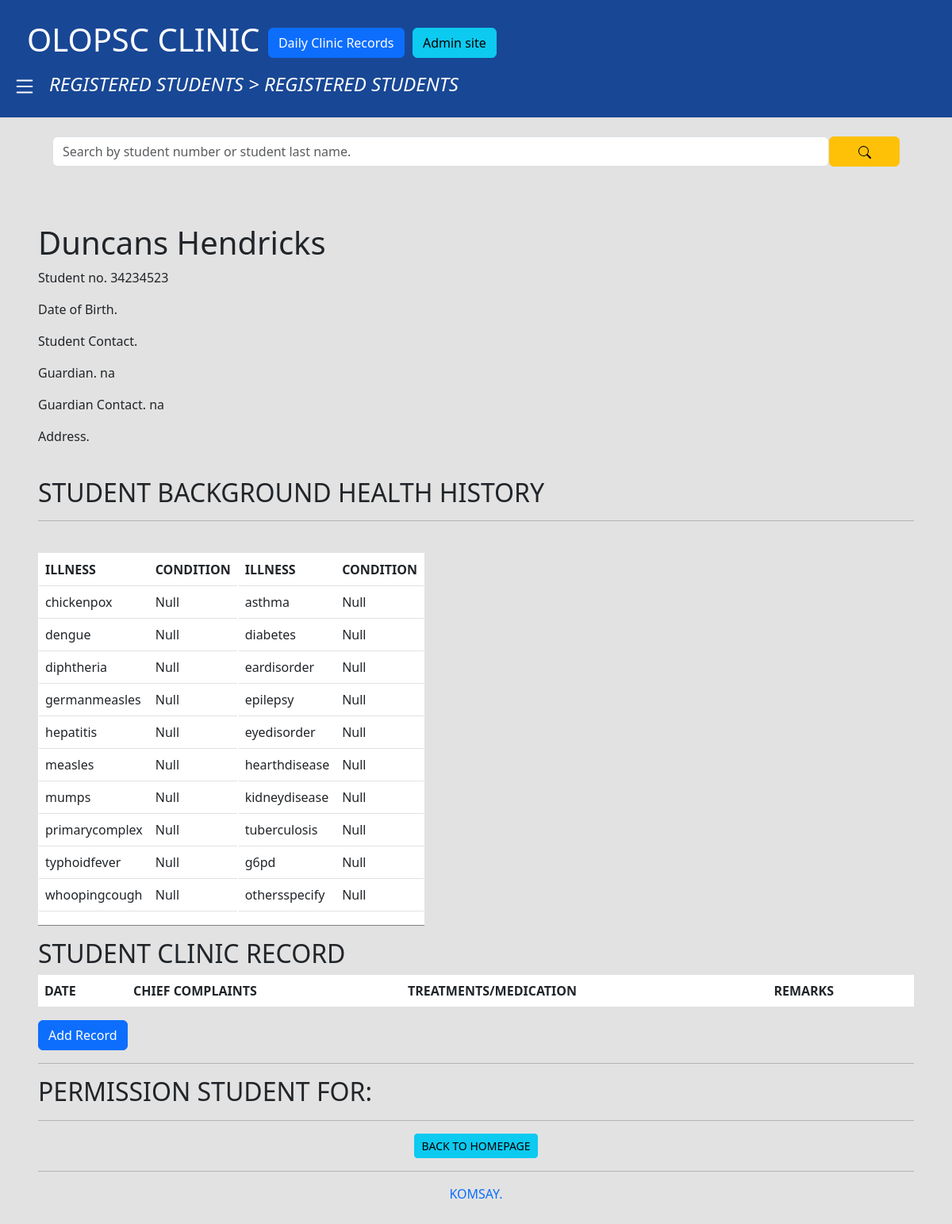
The app's page /36/detail/, older data.
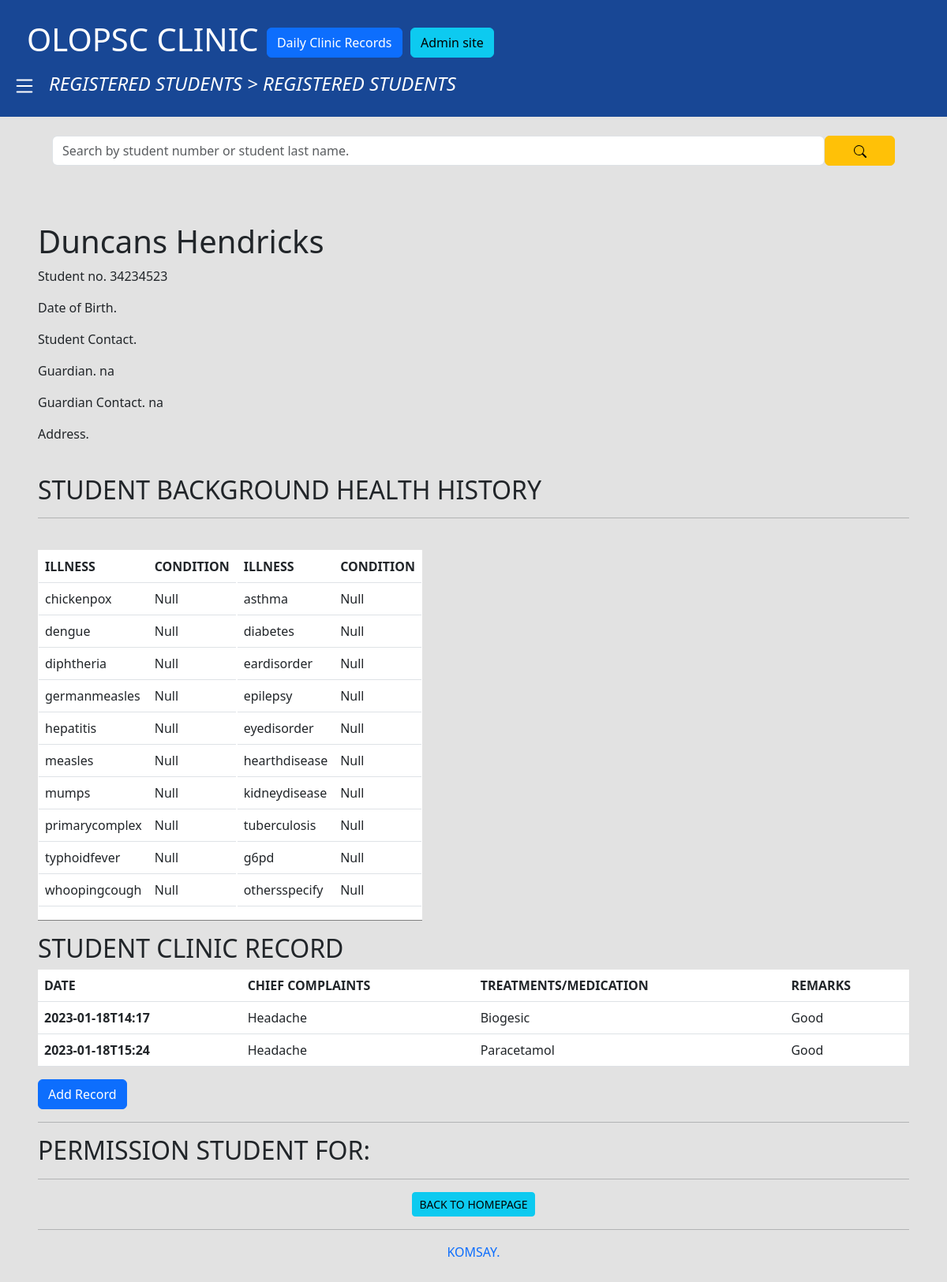
The same page, newer data.
### students/models.py (models this page shows)
class StudentClinicRecords(models.Model):
    student_record = models.ForeignKey(Student, on_delete=models.CASCADE, related_name="student_rec")
    date_and_time_of_visit = models.CharField(max_length=30)
    chief_complaints = models.CharField(max_length=30)
    treatments = models.CharField(max_length=30)
    remarks = models.CharField(max_length=30)

### students/views.py (the view)
# urls.py: path('<int:student_id>/detail/', views.detail, name='detail'),
def detail(request, student_id):
    student_clinic_record = StudentClinicRecords.objects.all()
    try:
        student = Student.objects.get(pk=student_id)
    except Student.DoesNotExist:
        raise Http404("profile does not exist")
    return render(request, "students/student_detail.html", {'student':student, 'data':student_clinic_record,})

### students/templates/students/student_detail.html (shortened to what this page needs)
{% extends 'base.html'%}
{% block content %}
<div class="p-5">
    <h1>{{ student.first_name }} {{ student.last_name}}</h1>
    <p>Student no. {{ student.student_number }}</p>
    <p>Date of Birth.</p>
    <p>Student Contact.</p>
    <p>Guardian. {{ student.guardian_name }}</p>
    <p>Guardian Contact. {{ student.guardian_contact}}</p>
    <p>Address.</p>
    <br>
    <h2>STUDENT BACKGROUND HEALTH HISTORY</h2>
    <hr>
    <div class="table">
      <table>
        <tr>
          <td>
            <table class="table table-hover" cellpadding="15">
              <tr>
                <th scope="row">ILLNESS</th>
                <th scope="row">CONDITION</th>
              </tr>
              <tr>
                <td>chickenpox</td>
                <td>Null</td>
              </tr>
              <tr>
                <td>dengue</td>
                <td>Null</td>
              </tr>
              <tr>
                <td>diphtheria</td>
                <td>Null</td>
              </tr>
              <tr>
                <td>germanmeasles</td>
                <td>Null</td>
              </tr>
              <tr>
                <td>hepatitis</td>
                <td>Null</td>
              </tr>
              <tr>
                <td>measles</td>
                <td>Null</td>
              </tr>
              <tr>
                <td>mumps</td>
                <td>Null</td>
              </tr>
              <tr>
                <td>primarycomplex</td>
                <td>Null</td>
              </tr>
              <tr>
                <td>typhoidfever</td>
                <td>Null</td>
              </tr>
              <tr>
                <td>whoopingcough</td>
                <td>Null</td>
              </tr>
            </table>
          </td>
          <br>
          <td>
            <table class="table table-hover" cellpadding="15">
              <tr>
                <th scope="row">ILLNESS</th>
                <th scope="row">CONDITION</th>
              </tr>
              <tr>
                <td>asthma</td>
                <td>Null</td>
              </tr>
              <tr>
                <td>diabetes</td>
                <td>Null</td>
              </tr>
              <tr>
                <td>eardisorder</td>
                <td>Null</td>
              </tr>
              <tr>
                <td>epilepsy</td>
                <td>Null</td>
              </tr>
              <tr>
                <td>eyedisorder</td>
                <td>Null</td>
              </tr>
              <tr>
                <td>hearthdisease</td>
                <td>Null</td>
              </tr>
              <tr>
                <td>kidneydisease</td>
                <td>Null</td>
              </tr>
              <tr>
                <td>tuberculosis</td>
                <td>Null</td>
              </tr>
              <tr>
                <td>g6pd  </td>
                <td>Null</td>
              </tr>
              <tr>
                <td>othersspecify</td>
                <td>Null</td>
              </tr>
            </table>
          </td>
        </tr>
      </table>
    </div>
    <h2>STUDENT CLINIC RECORD</h2>
    <table class="table table-hover">
        <thead>
          <tr>
            <th scope="col">DATE</th>
            <th scope="col">CHIEF COMPLAINTS</th>
            <th scope="col">TREATMENTS/MEDICATION</th>
            <th scope="col">REMARKS</th>
          </tr>
        </thead>
        <tbody>
          {% for items in data %}</h1>
          {% if items.student_record.id == student.id %}
          <tr>
            <th scope="row">{{items.date_and_time_of_visit}}</th>
            <td>{{items.chief_complaints}}</td>
            <td>{{items.treatments}}</td>
            <td>{{items.remarks}}</td>
          </tr>
          {% endif %}
          {% endfor %}
        </tbody>
      </table>
      <a href="{% url 'students:addstudentrecord' student.id %}" class="btn btn-primary">Add Record</a>
      <hr>
      <h2>PERMISSION STUDENT FOR:</h2>
      <hr>
    <div class="text-center">
    <a id="back" class="btn btn-sm btn-info" onclick="yousure()">BACK TO HOMEPAGE</a>
</div>
{% endblock %}

Row changes from the older to the newer data that the page shows:
added StudentClinicRecords: date_and_time_of_visit "2023-01-18T14:17", chief_complaints "Headache", treatments "Biogesic", remarks "Good"
added StudentClinicRecords: date_and_time_of_visit "2023-01-18T15:24", chief_complaints "Headache", treatments "Paracetamol", remarks "Good"
